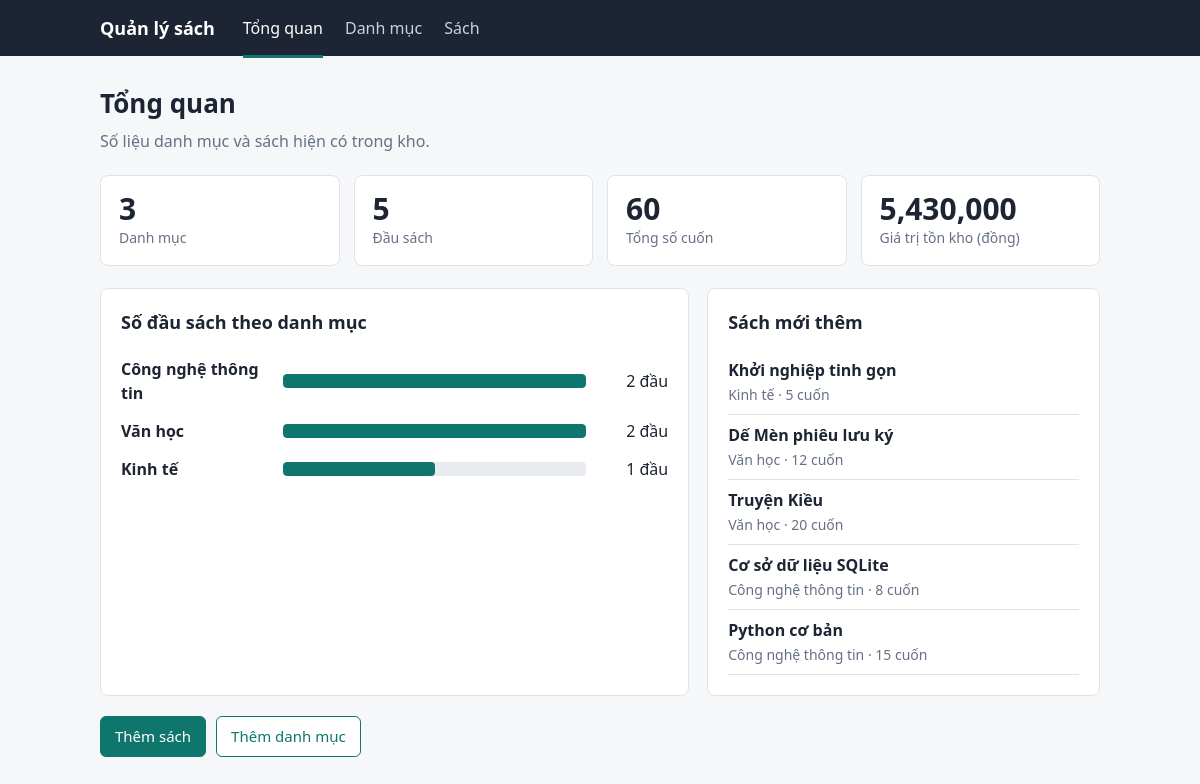
The page / on the database its author committed.
### tables this page shows
CREATE TABLE categories (
            id          INTEGER PRIMARY KEY AUTOINCREMENT,
            name        TEXT NOT NULL UNIQUE,
            description TEXT DEFAULT ''
        );

CREATE TABLE books (
            id          INTEGER PRIMARY KEY AUTOINCREMENT,
            title       TEXT NOT NULL,
            author      TEXT DEFAULT '',
            year        INTEGER,
            price       INTEGER NOT NULL DEFAULT 0,
            quantity    INTEGER NOT NULL DEFAULT 0,
            category_id INTEGER NOT NULL,
            created_at  TEXT DEFAULT CURRENT_TIMESTAMP,
            FOREIGN KEY (category_id) REFERENCES categories(id) ON DELETE RESTRICT
        );

### BTKtra-QuanLyThuVien/app.py (the view)
@app.route("/")
def dashboard():
    db = get_db()
    totals = db.execute(
        """SELECT
             (SELECT COUNT(*) FROM categories)            AS n_categories,
             (SELECT COUNT(*) FROM books)                 AS n_titles,
             (SELECT COALESCE(SUM(quantity),0) FROM books) AS n_copies,
             (SELECT COALESCE(SUM(price*quantity),0) FROM books) AS stock_value"""
    ).fetchone()
    per_category = db.execute(
        """SELECT c.id, c.name, COUNT(b.id) AS n_titles,
                  COALESCE(SUM(b.quantity),0) AS n_copies
           FROM categories c LEFT JOIN books b ON b.category_id = c.id
           GROUP BY c.id ORDER BY n_titles DESC, c.name"""
    ).fetchall()
    latest = db.execute(
        """SELECT b.*, c.name AS category_name FROM books b
           JOIN categories c ON c.id = b.category_id
           ORDER BY b.id DESC LIMIT 5"""
    ).fetchall()
    max_titles = max([r["n_titles"] for r in per_category], default=0) or 1
    return render_template(
        "dashboard.html",
        totals=totals, per_category=per_category, latest=latest, max_titles=max_titles,
    )

### BTKtra-QuanLyThuVien/app.py (called while the page is built)
def get_db():
    if "db" not in g:
        g.db = sqlite3.connect(DB_PATH)
        g.db.row_factory = sqlite3.Row
        g.db.execute("PRAGMA foreign_keys = ON")
    return g.db

### BTKtra-QuanLyThuVien/templates/dashboard.html
{% extends 'base.html' %}
{% block body %}
<h1>Tổng quan</h1><p class="sub">Số liệu danh mục và sách hiện có trong kho.</p>
<div class="stats">
 <div class="stat"><b>{{ totals.n_categories }}</b><span>Danh mục</span></div>
 <div class="stat"><b>{{ totals.n_titles }}</b><span>Đầu sách</span></div>
 <div class="stat"><b>{{ totals.n_copies }}</b><span>Tổng số cuốn</span></div>
 <div class="stat"><b>{{ '{:,.0f}'.format(totals.stock_value) }}</b><span>Giá trị tồn kho (đồng)</span></div>
</div>
<div class="two">
 <section class="card"><h2>Số đầu sách theo danh mục</h2>
  {% for r in per_category %}
  <div class="row">
   <a href="{{ url_for('books', category=r.id) }}">{{ r.name }}</a>
   <div class="track"><div class="fill" style="width:{{ (r.n_titles / max_titles * 100)|round|int }}%"></div></div>
   <span class="num" style="text-align:right">{{ r.n_titles }} đầu</span>
  </div>
  {% else %}<p class="empty">Chưa có danh mục. <a href="{{ url_for('category_new') }}">Thêm danh mục</a></p>{% endfor %}
 </section>
 <section class="card"><h2>Sách mới thêm</h2>
  {% for b in latest %}
  <div style="padding:8px 0;border-bottom:1px solid var(--line)">
   <a href="{{ url_for('book_edit', bid=b.id) }}" style="color:var(--ink);font-weight:600;text-decoration:none">{{ b.title }}</a><br>
   <span style="color:var(--muted);font-size:14px">{{ b.category_name }} · {{ b.quantity }} cuốn</span>
  </div>
  {% else %}<p class="empty">Chưa có sách nào.</p>{% endfor %}
 </section>
</div>
<p style="margin-top:20px;display:flex;gap:10px">
 <a class="btn" href="{{ url_for('book_new') }}">Thêm sách</a>
 <a class="btn ghost" href="{{ url_for('category_new') }}">Thêm danh mục</a></p>
{% endblock %}

### BTKtra-QuanLyThuVien/templates/base.html (shortened to what this page needs)
<!doctype html>
<html lang="vi"><head><meta charset="utf-8">
</head><body>
<header><div class="bar"><a class="brand" href="{{ url_for('dashboard') }}">Quản lý sách</a>
<nav>
<a href="{{ url_for('dashboard') }}" class="{{ 'on' if request.endpoint=='dashboard' }}">Tổng quan</a>
<a href="{{ url_for('categories') }}" class="{{ 'on' if request.endpoint.startswith('categor') }}">Danh mục</a>
<a href="{{ url_for('books') }}" class="{{ 'on' if request.endpoint.startswith('book') }}">Sách</a>
</nav></div></header>
<main>
{% block body %}{% endblock %}
</main></body></html>

### BTKtra-QuanLyThuVien/templates/base.html (style rules this page uses)
:root { --ink:#1d2433;--muted:#667085;--line:#dfe3ea;--paper:#f6f7f9;--card:#fff; --accent:#0f766e;--accent-dark:#0b5a54;--danger:#b42318;--ok:#067647 }
* { box-sizing:border-box }
body { margin:0;font:16px/1.5 "Segoe UI",system-ui,sans-serif;color:var(--ink);background:var(--paper) }
header { background:var(--ink);color:#fff }
.bar { max-width:1040px;margin:0 auto;padding:0 20px;display:flex;align-items:center;gap:28px;height:56px }
.brand { font-weight:700;font-size:18px;color:#fff;text-decoration:none }
nav a { color:#c9d1e0;text-decoration:none;margin-right:18px;padding:18px 0;display:inline-block }
nav a:hover,nav a.on { color:#fff;box-shadow:inset 0 -3px 0 var(--accent) }
main { max-width:1040px;margin:0 auto;padding:28px 20px 60px }
h1 { font-size:26px;margin:0 0 6px }
h2 { font-size:18px;margin:0 0 14px }
.sub { color:var(--muted);margin:0 0 22px }
.card { background:var(--card);border:1px solid var(--line);border-radius:8px;padding:20px }
.btn { display:inline-block;border:1px solid var(--accent);background:var(--accent);color:#fff; padding:8px 14px;border-radius:6px;font:inherit;font-size:15px;text-decoration:none;cursor:pointer }
.btn.ghost { background:#fff;color:var(--accent) }
.stats { display:grid;grid-template-columns:repeat(4,1fr);gap:14px;margin-bottom:22px }
.stat { background:var(--card);border:1px solid var(--line);border-radius:8px;padding:16px 18px }
.stat b { display:block;font-size:30px;line-height:1.1;font-variant-numeric:tabular-nums }
.stat span { color:var(--muted);font-size:14px }
.two { display:grid;grid-template-columns:3fr 2fr;gap:18px }
.row { display:grid;grid-template-columns:150px 1fr 70px;gap:12px;align-items:center;padding:7px 0 }
.row a { color:var(--ink);text-decoration:none;font-weight:600 }
.track { background:#e8ecf1;border-radius:4px;height:14px;overflow:hidden }
.fill { background:var(--accent);height:100%;border-radius:4px }

### rows shown on the page
categories: name "Công nghệ thông tin", {{ (r.n_titles / max_titles * 100)|round|int }} 100 (drawn), n_titles "2"
categories: name "Văn học", {{ (r.n_titles / max_titles * 100)|round|int }} 100 (drawn), n_titles "2"
categories: name "Kinh tế", {{ (r.n_titles / max_titles * 100)|round|int }} 50 (drawn), n_titles "1"
books: title "Khởi nghiệp tinh gọn", category_name "Kinh tế", quantity "5"
books: title "Dế Mèn phiêu lưu ký", category_name "Văn học", quantity "12"
books: title "Truyện Kiều", category_name "Văn học", quantity "20"
books: title "Cơ sở dữ liệu SQLite", category_name "Công nghệ thông tin", quantity "8"
books: title "Python cơ bản", category_name "Công nghệ thông tin", quantity "15"

### other values the page prints
{{ totals.n_categories }} "3"
{{ totals.n_titles }} "5"
{{ totals.n_copies }} "60"
{{ '{:,.0f}'.format(totals.stock_value) }} "5,430,000"
